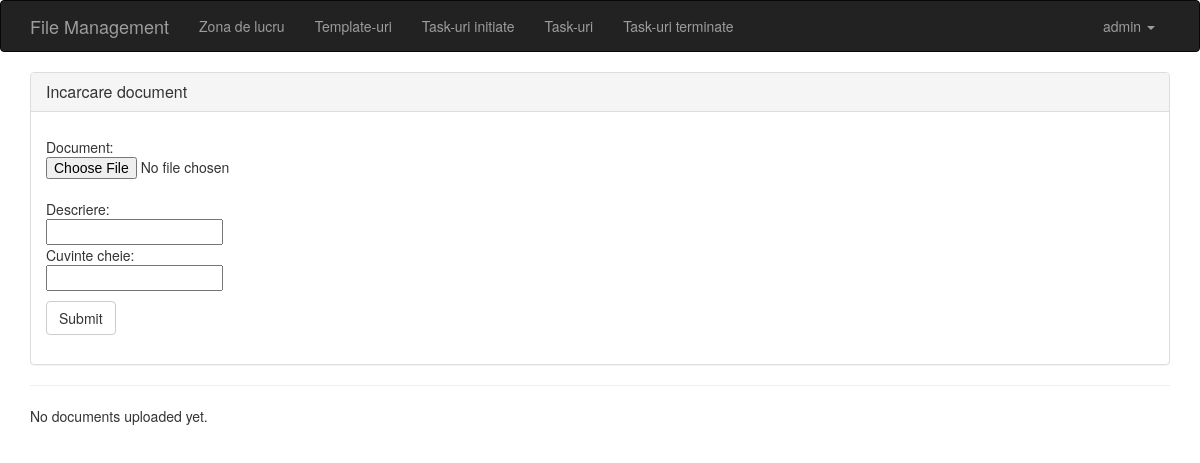
The page /documents/workspace/ (signed in) on the database as committed earlier.
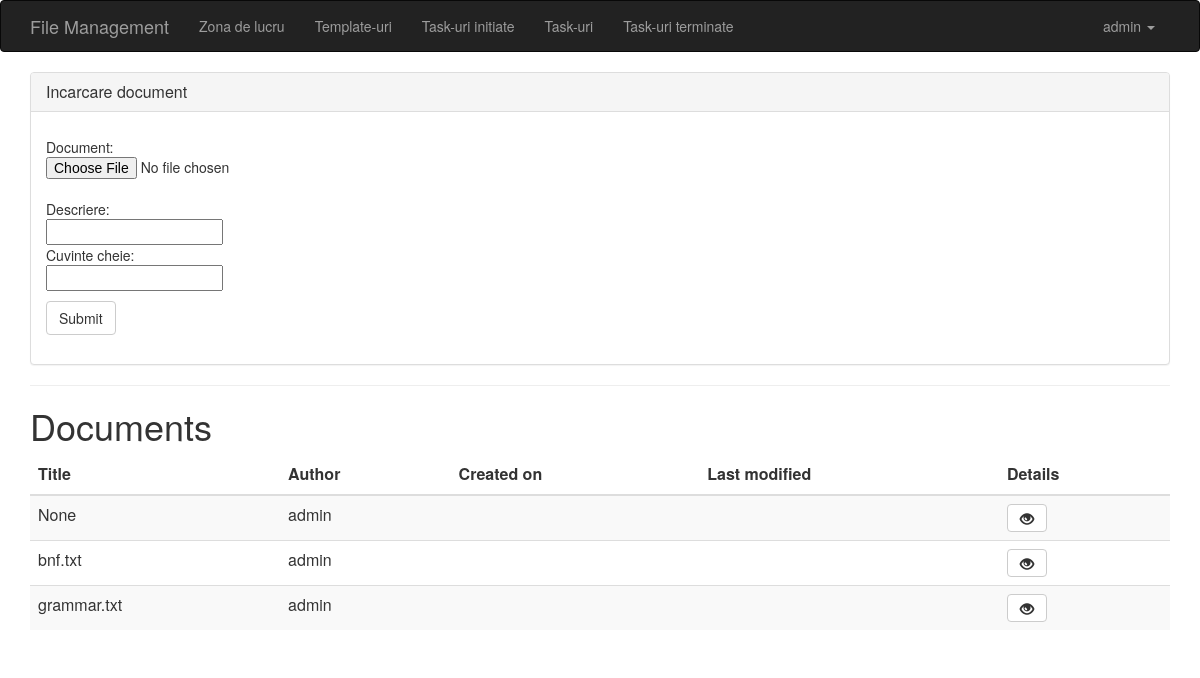
The same page on the database as committed later.
### documents/models.py (models this page shows, shortened)
class Document(models.Model):
    docfile = models.FileField(upload_to='documents/%Y/%m/%d/')
    filename = models.CharField(max_length=100, null=True, blank=True)
    author = models.ForeignKey(User, related_name='documents', null=True, blank=True)
    created_on = models.DateTimeField(blank=False, default=now)
    last_modified = models.DateTimeField(blank=False, default=now)
    abstract = models.CharField(max_length=100, null=True, blank=True)
    keywords = models.CharField(max_length=100, null=True, blank=True)
    status = models.IntegerField(
        choices=DocumentState.CHOICES, default=DocumentState.DRAFT)
    version = models.FloatField(null=False, blank=False, default=0.1)
    signed = models.BooleanField(null=False, blank=False, default=False)
    stale = models.BooleanField(null=False, blank=False, default=False)
    stale_on = models.DateTimeField(null=True, blank=True)
    def file_link(self):
        if self.docfile:
            return "<a download href='%s'>download</a>" % (self.docfile.url,)
        else:
            return "No attachment"
    file_link.allow_tags = True

### documents/views.py (the view)
# urls.py: url(r'^documents/', include('documents.urls'), name='workspace'),
def workspace(request):
    if request.method == 'POST':
        form = DocumentForm(request.POST, request.FILES)
        if form.is_valid():
            existing_versioned = Document.objects.order_by('-version')
            origname = request.FILES['docfile'].name
            existing = []
            for item in existing_versioned:
                if item.filename and origname.startswith(item.filename.split(".")[0]):
                    existing.append(item)
            newdoc = Document(docfile=request.FILES['docfile'], author=request.user,
                              filename=request.FILES['docfile'].name)
            if existing and existing[0].status == 0:
                newdoc.filename = existing[0].filename
                newdoc.version = existing[0].version + 0.1
                for existing_doc in existing:
                    existing_doc.last_modified = newdoc.last_modified
                    existing_doc.stale = False
                    existing_doc.save()
                newdoc.save()
            elif existing and existing[0].status == 1:
                newdoc.filename = existing[0].filename
                if existing[0].author == request.user:
                    newdoc.status = 1
                    newdoc.version = existing[0].version + 1
                else:
                    newdoc.status = 2
                    newdoc.version = existing[0].version + 0.1
                newdoc.save()
            elif existing and existing[0].status == 2:
                newdoc.filename = existing[0].filename
                newdoc.status = 2
                newdoc.version = existing[0].version + 0.1
                newdoc.save()
            elif not existing:
                import pudb; pu.db
                newdoc = Document(docfile=request.FILES['docfile'], author=request.user,
                                  filename=request.FILES['docfile'].name)
                newdoc.version = 0.1
                newdoc.save()
            return HttpResponseRedirect(reverse('workspace'))
    else:
        form = DocumentForm()  # A empty, unbound form
    documents = Document.objects.filter(status__in=[0, 1, 2], author=request.user)
    items, item_ids = [], []
    for item in documents:
        if item.filename not in item_ids:
            items.append(item)
            item_ids.append(item.filename)
    blocked = Document.objects.filter(status=3, author=request.user)
    items = [x for x in items if x.filename not in map(lambda x: x.filename, blocked)]
    return render(
        request,
        'documents.html',
        {'documents': items, 'form': form}
    )

### documents/forms.py
class DocumentForm(forms.Form):
    docfile = forms.FileField(label='Select a file')
    abstract = forms.CharField(max_length=100)
    keywords = forms.CharField(max_length=100, help_text='Separated by spaces.')

### user/context_processors/role_types.py (called while the page is built)
def user_roles(request):
    return {
        'READER': UserRoles.READER,
        'CONTRIBUTOR': UserRoles.CONTRIBUTOR,
        'MANAGEMENT': UserRoles.MANAGEMENT,
        'ADMIN': UserRoles.ADMIN,
    }

### documents/templates/documents.html (shortened to what this page needs)
{% extends "base.html" %}
{% block content %}
{% if request.user.profile.role > 1 %}
<div class="panel panel-default">
   <div class="panel-heading">
       <h3 class="panel-title">Incarcare document</h3>
   </div>
  <div class="panel-body">
      <form action="{% url 'workspace' %}" method="post" enctype="multipart/form-data" class="form-horizontal" role = "form">
          <p>
            Document:
            {{ form.docfile }} <br />
            Descriere:
            <br /> {{ form.abstract }} <br />
            Cuvinte cheie:
            <br /> {{ form.keywords }} <br />
          </p>
          <button type="submit" class="btn btn-default">Submit</button>
    </form>
  </div>
</div>
<hr />
{% endif %}
{% if documents %}
<h1> Documents </h1>
<table class="table table-striped">
        <thead>
            <tr>
                <th>Title</th>
                <th>Author</th>
                <th>Created on</th>
                <th>Last modified</th>
                <th>Details</th>
            </tr>
        </thead>
        <tbody>
        {% for req in documents %}
            <tr>
                <td> {{ req.filename }} </td>
                <td> {{ req.author }}</td>
                <td> {{ req.created_on|date:'Y-m-d H:i' }}</td>
                <td> {{ req.last_modified|date:'Y-m-d H:i' }}</td>
                <td>
                <div class="action-menu">
                    <a class="btn btn-m btn-default btn-icon" title="View details" href="{% url 'document_detail' pk=req.id %}">
                        <span class="glyphicon glyphicon-eye-open" aria-hidden="true"></span>
                    </a>
                </div>
              </td>
            </tr>
        {% endfor %}
        </tbody>
</table>
{% else %}
  <p>No documents uploaded yet.</p>
{% endif %}
{% endblock %}

Rows that differ between the two databases and show on the page:
added Document: filename "None", author "admin"
added Document: filename "bnf.txt", author "admin"
added Document: filename "grammar.txt", author "admin"
Other text that changed with them:
text no longer shown: "No documents uploaded yet."
text now shown: "Documents Title Author Created on Last modified Details"
